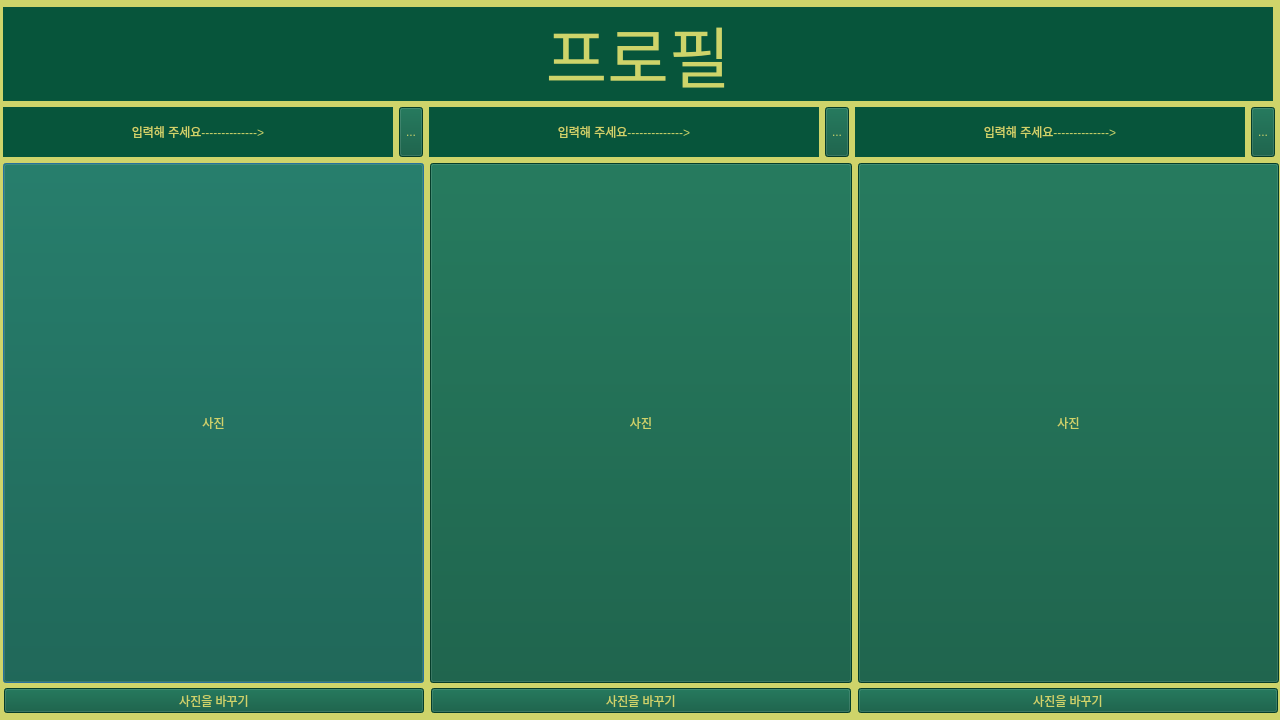
<?xml version="1.0" encoding="UTF-8"?>
<ui version="4.0">
 <class>Dialog</class>
 <widget class="QDialog" name="Dialog">
  <property name="geometry">
   <rect>
    <x>0</x>
    <y>0</y>
    <width>1280</width>
    <height>720</height>
   </rect>
  </property>
  <property name="minimumSize">
   <size>
    <width>1280</width>
    <height>720</height>
   </size>
  </property>
  <property name="windowTitle">
   <string>아니 벌써?</string>
  </property>
  <property name="styleSheet">
   <string notr="true">background-color:rgb(206, 212, 106);
</string>
  </property>
  <widget class="QWidget" name="layoutWidget">
   <property name="geometry">
    <rect>
     <x>3</x>
     <y>7</y>
     <width>1272</width>
     <height>150</height>
    </rect>
   </property>
   <layout class="QVBoxLayout" name="verticalLayout">
    <item>
     <widget class="QLabel" name="label">
      <property name="minimumSize">
       <size>
        <width>1270</width>
        <height>89</height>
       </size>
      </property>
      <property name="maximumSize">
       <size>
        <width>1270</width>
        <height>16777215</height>
       </size>
      </property>
      <property name="font">
       <font>
        <pointsize>50</pointsize>
       </font>
      </property>
      <property name="styleSheet">
       <string notr="true">background-color: rgb(7, 85, 59);
color:rgb(206, 212, 106);

</string>
      </property>
      <property name="text">
       <string>프로필</string>
      </property>
      <property name="alignment">
       <set>Qt::AlignCenter</set>
      </property>
     </widget>
    </item>
    <item>
     <layout class="QHBoxLayout" name="horizontalLayout">
      <item>
       <widget class="QLabel" name="label_1">
        <property name="minimumSize">
         <size>
          <width>0</width>
          <height>50</height>
         </size>
        </property>
        <property name="styleSheet">
         <string notr="true">background-color: rgb(7, 85, 59);
color:rgb(206, 212, 106);
</string>
        </property>
        <property name="text">
         <string>입력해 주세요--------------&gt;</string>
        </property>
        <property name="alignment">
         <set>Qt::AlignCenter</set>
        </property>
       </widget>
      </item>
      <item>
       <widget class="QToolButton" name="toolButton">
        <property name="minimumSize">
         <size>
          <width>0</width>
          <height>50</height>
         </size>
        </property>
        <property name="styleSheet">
         <string notr="true">background-color: rgb(7, 85, 59);
color:rgb(206, 212, 106);
</string>
        </property>
        <property name="text">
         <string>...</string>
        </property>
       </widget>
      </item>
      <item>
       <widget class="QLabel" name="label_2">
        <property name="styleSheet">
         <string notr="true">background-color: rgb(7, 85, 59);
color:rgb(206, 212, 106);
</string>
        </property>
        <property name="text">
         <string>입력해 주세요--------------&gt;</string>
        </property>
        <property name="alignment">
         <set>Qt::AlignCenter</set>
        </property>
       </widget>
      </item>
      <item>
       <widget class="QToolButton" name="toolButton_2">
        <property name="minimumSize">
         <size>
          <width>0</width>
          <height>50</height>
         </size>
        </property>
        <property name="styleSheet">
         <string notr="true">background-color: rgb(7, 85, 59);
color:rgb(206, 212, 106);
</string>
        </property>
        <property name="text">
         <string>...</string>
        </property>
       </widget>
      </item>
      <item>
       <widget class="QLabel" name="label_3">
        <property name="styleSheet">
         <string notr="true">background-color: rgb(7, 85, 59);
color:rgb(206, 212, 106);
</string>
        </property>
        <property name="text">
         <string>입력해 주세요--------------&gt;</string>
        </property>
        <property name="alignment">
         <set>Qt::AlignCenter</set>
        </property>
       </widget>
      </item>
      <item>
       <widget class="QToolButton" name="toolButton_3">
        <property name="minimumSize">
         <size>
          <width>0</width>
          <height>50</height>
         </size>
        </property>
        <property name="styleSheet">
         <string notr="true">background-color: rgb(7, 85, 59);
color:rgb(206, 212, 106);
</string>
        </property>
        <property name="text">
         <string>...</string>
        </property>
       </widget>
      </item>
     </layout>
    </item>
   </layout>
  </widget>
  <widget class="QWidget" name="layoutWidget">
   <property name="geometry">
    <rect>
     <x>3</x>
     <y>162</y>
     <width>1276</width>
     <height>522</height>
    </rect>
   </property>
   <layout class="QHBoxLayout" name="horizontalLayout_2">
    <item>
     <widget class="QPushButton" name="pushButton">
      <property name="minimumSize">
       <size>
        <width>420</width>
        <height>520</height>
       </size>
      </property>
      <property name="styleSheet">
       <string notr="true">background-color: rgb(7, 85, 59);
color:rgb(206, 212, 106);
</string>
      </property>
      <property name="text">
       <string>사진</string>
      </property>
     </widget>
    </item>
    <item>
     <widget class="QPushButton" name="pushButton_3">
      <property name="minimumSize">
       <size>
        <width>420</width>
        <height>520</height>
       </size>
      </property>
      <property name="styleSheet">
       <string notr="true">background-color: rgb(7, 85, 59);
color:rgb(206, 212, 106);
</string>
      </property>
      <property name="text">
       <string>사진</string>
      </property>
     </widget>
    </item>
    <item>
     <widget class="QPushButton" name="pushButton_2">
      <property name="minimumSize">
       <size>
        <width>420</width>
        <height>520</height>
       </size>
      </property>
      <property name="styleSheet">
       <string notr="true">background-color: rgb(7, 85, 59);
color:rgb(206, 212, 106);
</string>
      </property>
      <property name="text">
       <string>사진</string>
      </property>
     </widget>
    </item>
   </layout>
  </widget>
  <widget class="QWidget" name="layoutWidget">
   <property name="geometry">
    <rect>
     <x>3</x>
     <y>688</y>
     <width>1276</width>
     <height>26</height>
    </rect>
   </property>
   <layout class="QHBoxLayout" name="horizontalLayout_3">
    <item>
     <widget class="QToolButton" name="pic_ch1">
      <property name="minimumSize">
       <size>
        <width>420</width>
        <height>0</height>
       </size>
      </property>
      <property name="styleSheet">
       <string notr="true">background-color: rgb(7, 85, 59);
color:rgb(206, 212, 106);
</string>
      </property>
      <property name="text">
       <string>사진을 바꾸기</string>
      </property>
     </widget>
    </item>
    <item>
     <widget class="QToolButton" name="pic_ch2">
      <property name="minimumSize">
       <size>
        <width>420</width>
        <height>0</height>
       </size>
      </property>
      <property name="styleSheet">
       <string notr="true">background-color: rgb(7, 85, 59);
color:rgb(206, 212, 106);
</string>
      </property>
      <property name="text">
       <string>사진을 바꾸기</string>
      </property>
     </widget>
    </item>
    <item>
     <widget class="QToolButton" name="pic_ch3">
      <property name="minimumSize">
       <size>
        <width>420</width>
        <height>0</height>
       </size>
      </property>
      <property name="styleSheet">
       <string notr="true">background-color: rgb(7, 85, 59);
color:rgb(206, 212, 106);
</string>
      </property>
      <property name="text">
       <string>사진을 바꾸기</string>
      </property>
     </widget>
    </item>
   </layout>
  </widget>
 </widget>
 <resources/>
 <connections>
  <connection>
   <sender>pushButton</sender>
   <signal>clicked()</signal>
   <receiver>Dialog</receiver>
   <slot>n2_1_click_open()</slot>
   <hints>
    <hint type="sourcelabel">
     <x>340</x>
     <y>682</y>
    </hint>
    <hint type="destinationlabel">
     <x>353</x>
     <y>719</y>
    </hint>
   </hints>
  </connection>
  <connection>
   <sender>pushButton_3</sender>
   <signal>clicked()</signal>
   <receiver>Dialog</receiver>
   <slot>n2_2_click_open()</slot>
   <hints>
    <hint type="sourcelabel">
     <x>849</x>
     <y>682</y>
    </hint>
    <hint type="destinationlabel">
     <x>727</x>
     <y>719</y>
    </hint>
   </hints>
  </connection>
  <connection>
   <sender>pushButton_2</sender>
   <signal>clicked()</signal>
   <receiver>Dialog</receiver>
   <slot>n2_3_click_open()</slot>
   <hints>
    <hint type="sourcelabel">
     <x>1119</x>
     <y>673</y>
    </hint>
    <hint type="destinationlabel">
     <x>1110</x>
     <y>719</y>
    </hint>
   </hints>
  </connection>
  <connection>
   <sender>toolButton</sender>
   <signal>clicked()</signal>
   <receiver>Dialog</receiver>
   <slot>N1_AnameMODIFY_click_open()</slot>
   <hints>
    <hint type="sourcelabel">
     <x>416</x>
     <y>115</y>
    </hint>
    <hint type="destinationlabel">
     <x>416</x>
     <y>138</y>
    </hint>
   </hints>
  </connection>
  <connection>
   <sender>toolButton_2</sender>
   <signal>clicked()</signal>
   <receiver>Dialog</receiver>
   <slot>N1_BnameMODIFY_click_open()</slot>
   <hints>
    <hint type="sourcelabel">
     <x>845</x>
     <y>113</y>
    </hint>
    <hint type="destinationlabel">
     <x>844</x>
     <y>138</y>
    </hint>
   </hints>
  </connection>
  <connection>
   <sender>toolButton_3</sender>
   <signal>clicked()</signal>
   <receiver>Dialog</receiver>
   <slot>N1_CnameMODIFY_click_open()</slot>
   <hints>
    <hint type="sourcelabel">
     <x>1261</x>
     <y>117</y>
    </hint>
    <hint type="destinationlabel">
     <x>1262</x>
     <y>134</y>
    </hint>
   </hints>
  </connection>
 </connections>
 <slots>
  <slot>n2_3_click_open()</slot>
  <slot>n2_1_click_open()</slot>
  <slot>n2_2_click_open()</slot>
  <slot>N1_AnameMODIFY_click_open()</slot>
  <slot>N1_BnameMODIFY_click_open()</slot>
  <slot>N1_CnameMODIFY_click_open()</slot>
 </slots>
</ui>
